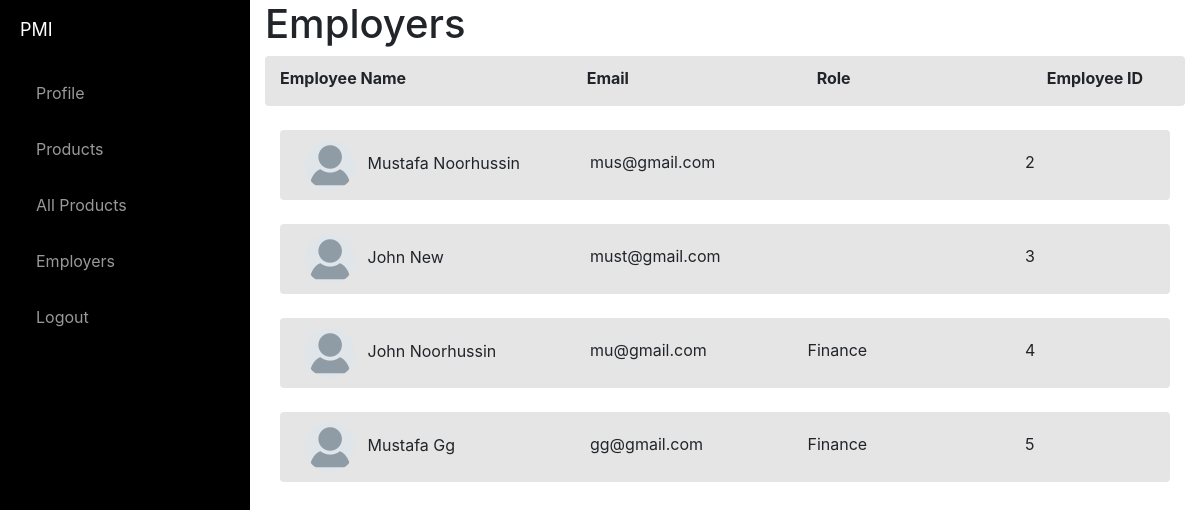
Page /employee (signed in) on the earlier database version.
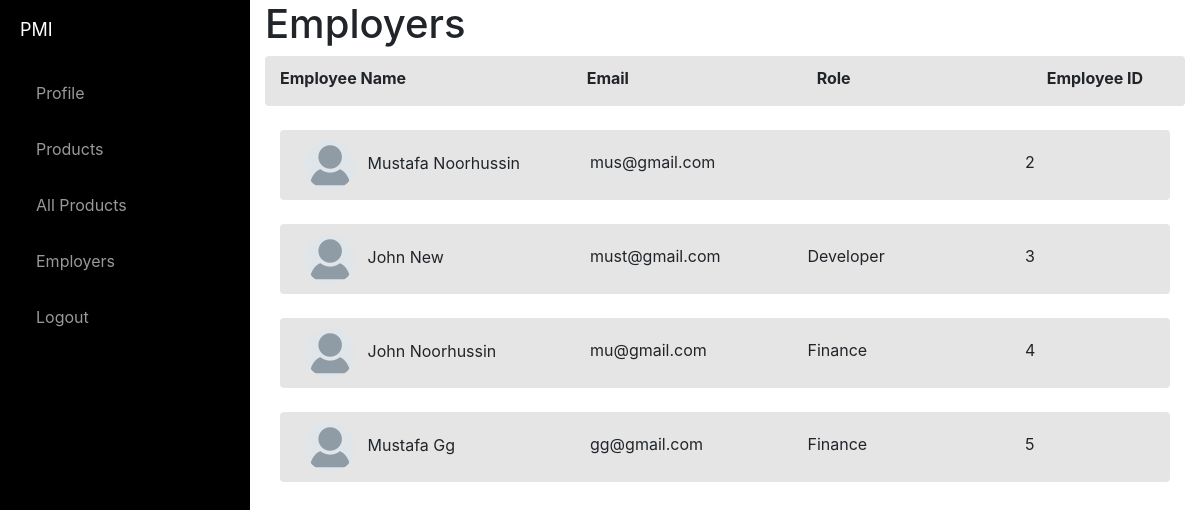
Same page on the later database version.
### website/models.py (models this page shows)
class User(db.Model, UserMixin):
    id = db.Column(db.Integer, primary_key=True)
    email = db.Column(db.String(150), unique=True)
    password = db.Column(db.String(150))
    first_name = db.Column(db.String(150))
    last_name = db.Column(db.String(150))
    role = db.Column(db.String(150))
    product = db.relationship('Product')

### website/views.py (the view)
@views.route('/employee')
@login_required
def employee():
    employee = User.query.all()
    return render_template("employee.html", employee=employee, user=current_user)

### website/templates/employee.html
{% extends "base.html" %} {% block title %}Employers{% endblock %} {% block content%}
<h1>Employers</h1>
<div class="container-fluid">
    <div class="row">
        <div class="col-md-12">
            <div class="row border-dark rounded" style="padding-top: 10px; background-color:rgba(0,0,0,.10);">
                <div class="col-md-4">
                    <strong>
                        <p>Employee Name</p>
                    </strong>
                </div>
                <div class="col-md-3">
                    <strong>
                        <p>Email</p>
                    </strong>
                </div>
                <div class="col-md-3">
                    <strong>
                        <p>Role</p>
                    </strong>
                </div>
                <div class="col-md-2">
                    <strong>
                        <p>Employee ID</p>
                    </strong>
                </div>
            </div>
            <br>
            {% for employee in employee %}
            <div class="container-fluid ">
                <div class="row">
                    <div class="col-md-12">
                        <div class="row border-dark rounded" style="padding: 10px; background-color:rgba(0,0,0,.10);">
                            <div class="col-md-4 ">
                                {% if employee.first_name %}<img src="{{ url_for('static',filename='IMG/Avatar.png')}}"
                                    alt="" class="thumb-sm  rounded-circle mr-2" width="50">
                                {{employee.first_name[0]|upper}}{{employee.first_name[1:]}}
                                {{employee.last_name[0]|upper}}{{employee.last_name[1:]}}{% endif %}
                            </div>
                            <div class="col-md-3" style="padding: 10px">
                                {% if employee.email %}{{ employee.email }}{% endif %}
                            </div>
                            <div class="col-md-3" style="padding: 10px">
                                {% if employee.role %}{{ employee.role }}{% endif %}
                            </div>
                            <div class="col-md-2" style="padding: 10px">
                                {% if employee.id %}{{ employee.id }}{% endif %}
                            </div>
                        </div>
                    </div>
                </div>
            </div>
            <br>
            {% endfor %}
            {% endblock %}

Differences in the rows shown:
changed User "ew": role (not shown) → "Developer"
